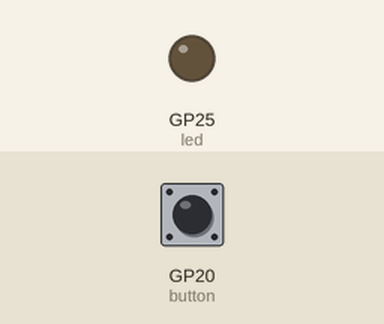
The program below on a simulated Raspberry Pi Pico running MicroPython. Shown: output pins drawn as LEDs (lit = HIGH). The test bench sets the inputs (shaded band); at power-on: GP20 (button) HIGH.

Above: at 1.2 s.
1.3 s: GP20 (button) pulled LOW for 0.15 s
At 1.37 s:
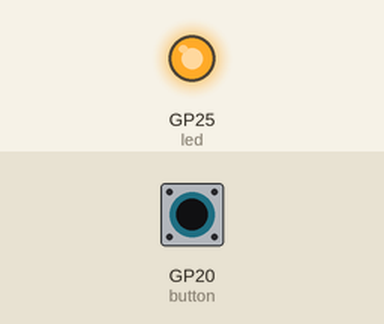
2.9 s: GP20 (button) pulled LOW for 3.2 s
At 7.2 s:
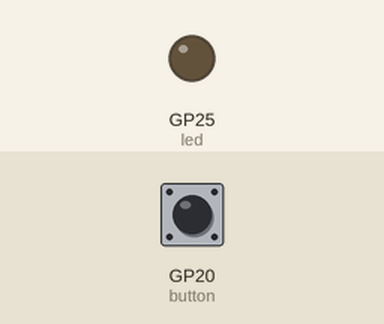
Timing chart, 0 to 8.7 s (numbered marks = the images above; inputs shaded):
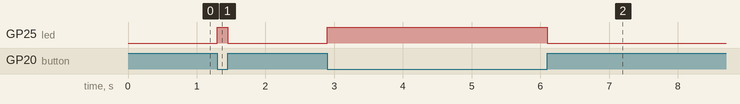

Measured:
- after the input at 1.3 s, GP25 (led): LOW → HIGH at once, → LOW 0.15 s later
- after the input at 2.9 s, GP25 (led): LOW → HIGH at once, → LOW 3.2 s later

The program:

maker-pi-pico-button-controlled-LED.py
```python
###  This example code uses: Maker Pi Pico ;; Reference: www.cytron.io/p-maker-pi-pico

import machine
import utime

# Button Controlled LED

button = machine.Pin(20,machine.Pin.IN,machine.Pin.PULL_UP)   # set pin 20 as INPUT with PULL_UP
led = machine.Pin(25, machine.Pin.OUT)                        # set pin 25 as OUTPUT

while True:
    if button.value() == 0:                                   # if button is pressed
        led.value(1)                                          # turn on the LED
    else:
        led.value(0)                                          # turn off the LED
```
